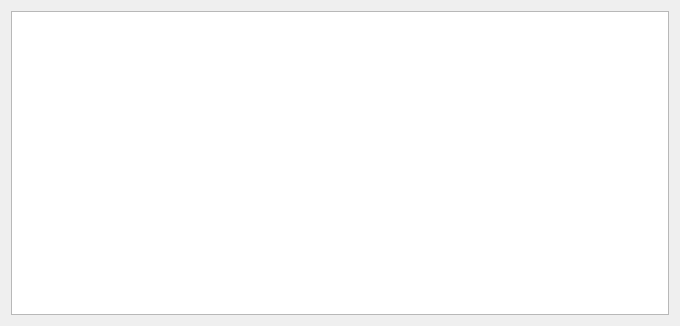
<?xml version="1.0" encoding="UTF-8"?>
<ui version="4.0">
 <class>algorithm_table</class>
 <widget class="QWidget" name="algorithm_table">
  <property name="geometry">
   <rect>
    <x>0</x>
    <y>0</y>
    <width>680</width>
    <height>326</height>
   </rect>
  </property>
  <property name="sizePolicy">
   <sizepolicy hsizetype="Fixed" vsizetype="Fixed">
    <horstretch>0</horstretch>
    <verstretch>0</verstretch>
   </sizepolicy>
  </property>
  <property name="windowTitle">
   <string>Form</string>
  </property>
  <layout class="QVBoxLayout" name="verticalLayout">
   <item>
    <widget class="QTableWidget" name="tableWidget_algorithm"/>
   </item>
  </layout>
 </widget>
 <resources/>
 <connections/>
</ui>
